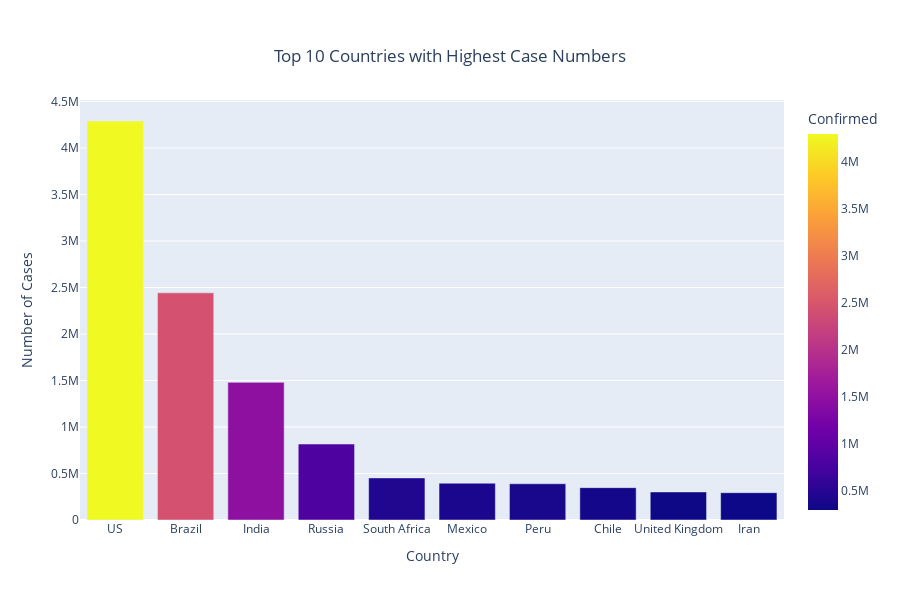

Notebook code for this chart:
### Code cell
# Plot the top 10 countries with the highest number of cases
sorted_df = df.sort_values(by='Confirmed', ascending=False)
plot1 = px.bar(sorted_df.head(10), 
                x='Country/Region', 
                y='Confirmed', 
                title='Top 10 Countries with Highest Case Numbers', 
                color='Confirmed',  
                hover_data=['Confirmed'])
plot1.update_layout(
    title={
        'x': 0.5,  # Centers the title
        'xanchor': 'center',  # Align the title to the center
        'yanchor': 'top'  # Optional: anchor title to the top
    },
    xaxis_title='Country',
    yaxis_title='Number of Cases',
    height = 600
)
pyo.iplot(plot1)

### Figure 1 — Plotly figure (JSON) as saved in the notebook; plotly's stock layout.template omitted (floating-point values rounded to 4 significant figures)
{"data": [{"alignmentgroup": "True", "hovertemplate": "Country/Region=%{x}<br>Confirmed=%{marker.color}<extra></extra>", "legendgroup": "", "marker": {"color": [4290259, 2442375, 1480073, 816680, 452529, 395489, 389717, 347923, 301708, 293606], "coloraxis": "coloraxis", "pattern": {"shape": ""}}, "name": "", "offsetgroup": "", "orientation": "v", "showlegend": false, "textposition": "auto", "type": "bar", "x": ["US", "Brazil", "India", "Russia", "South Africa", "Mexico", "Peru", "Chile", "United Kingdom", "Iran"], "xaxis": "x", "y": [4290259, 2442375, 1480073, 816680, 452529, 395489, 389717, 347923, 301708, 293606], "yaxis": "y"}], "layout": {"barmode": "relative", "coloraxis": {"colorbar": {"title": {"text": "Confirmed"}}, "colorscale": [[0, "#0d0887"], [0.1111, "#46039f"], [0.2222, "#7201a8"], [0.3333, "#9c179e"], [0.4444, "#bd3786"], [0.5556, "#d8576b"], [0.6667, "#ed7953"], [0.7778, "#fb9f3a"], [0.8889, "#fdca26"], [1, "#f0f921"]]}, "height": 600, "legend": {"tracegroupgap": 0}, "title": {"text": "Top 10 Countries with Highest Case Numbers", "x": 0.5, "xanchor": "center", "yanchor": "top"}, "xaxis": {"anchor": "y", "domain": [0, 1], "title": {"text": "Country"}}, "yaxis": {"anchor": "x", "domain": [0, 1], "title": {"text": "Number of Cases"}}}}
